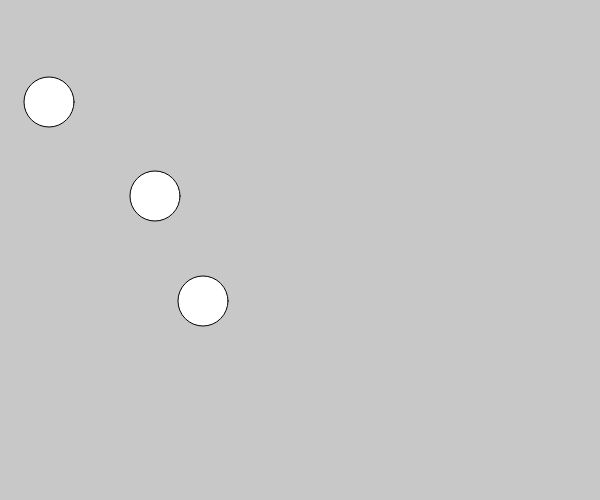
Frame 1 (no input)
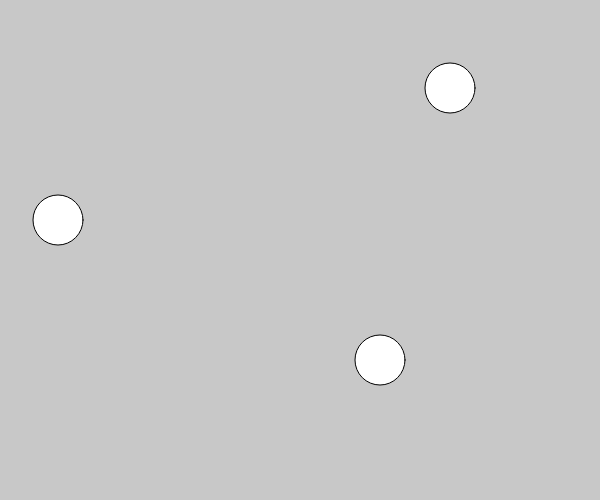
Frame 60 (no input)
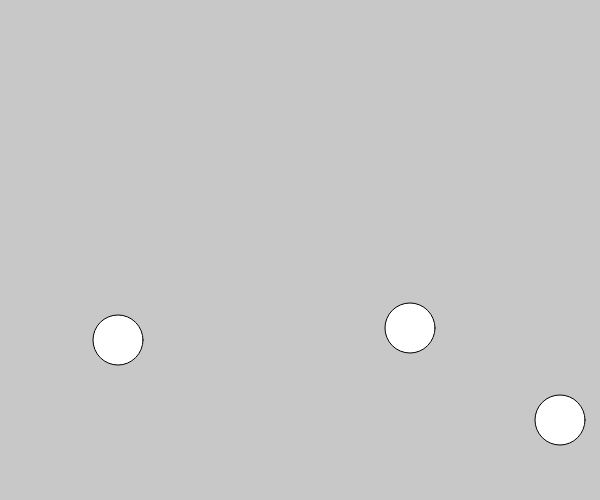
Frame 120 (the mouse pressed at the canvas centre since frame 60)

The p5.js sketch that drew these frames (run headless with seeded random() and noise() and a simulated clock; from frame 60 on, the mouse is pressed at the canvas centre):

// p5.js sketch
// ── sketch.js
let diameter = 50;
let radius = diameter / 2;

let xSpeed = [-1, 5, 3];
let ySpeed = [2, -4, 1];
let xValues = [50, 150, 200];
let yValues = [100, 200, 300];

function setup() {
  createCanvas(600, 500);

}

function draw() {
  background(200);

  for (let i = 0; i < xValues.length && i < yValues.length; i++) {
    if (xValues[i] > width - radius || xValues[i] < 0 + radius) {
      xSpeed[i] = -xSpeed[i]
    }

    if (yValues[i] > height - radius || yValues[i] < 0 + radius) {
      ySpeed[i] = -ySpeed[i]
    }

    xValues[i] += xSpeed[i];
    yValues[i] += ySpeed[i];

    circle(xValues[i], yValues[i], diameter);
  }

}
